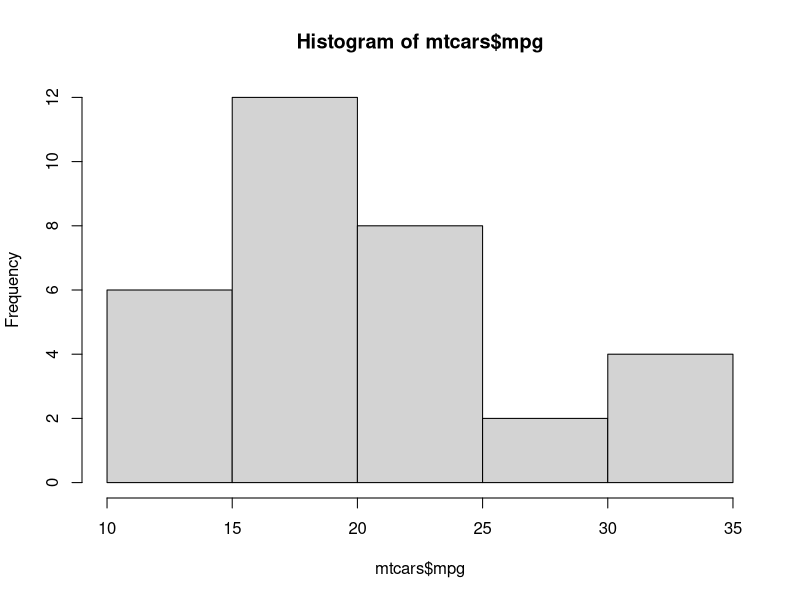
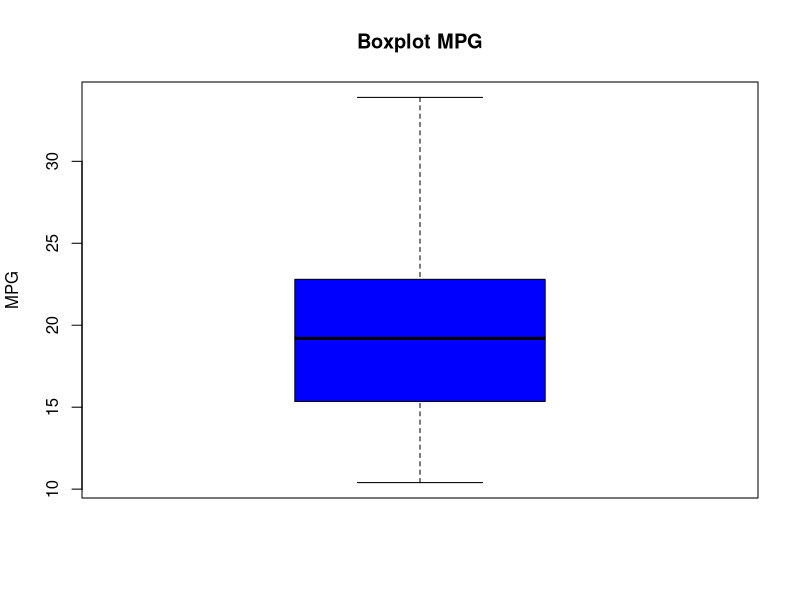
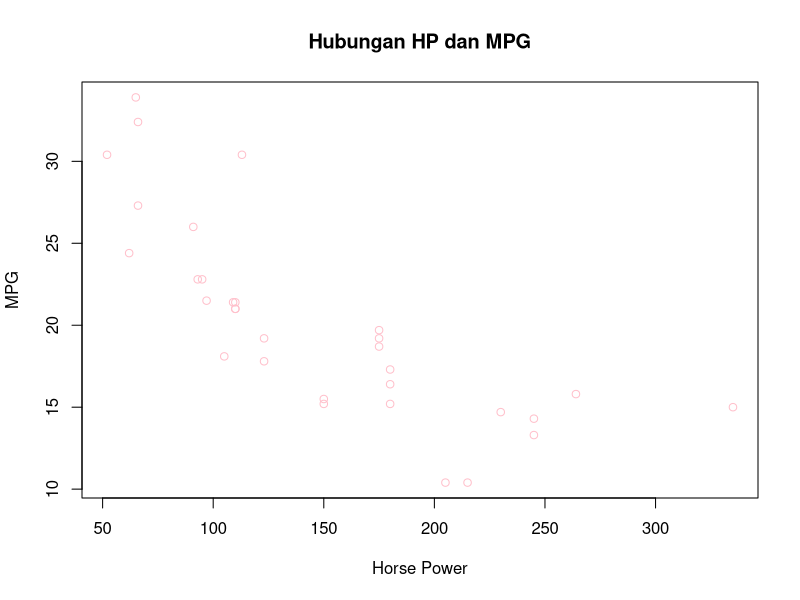

Write the R code that produced these figures, in order.
summary(mtcars)
ratarata<-mean(mtcars$mpg)
n<-length(mtcars)
status <- numeric(n)
for (i in 1:n){
  if (mtcars$mpg[i]>ratarata){
    status[i]<-'tinggi'
  }
  else
    status<-append(status,'rendah')
}

hist(mtcars$mpg)

#kategori mpg
status

#Membuat tabel frekuensi kategori
table(status)

#Boxplot mpg
boxplot(mtcars$mpg,
        main = "Boxplot MPG",
        ylab = "MPG",
        col = "blue")

#Scatter plot mpg dan hp
plot(mtcars$hp, mtcars$mpg,
     main = "Hubungan HP dan MPG",
     xlab = "Horse Power",
     ylab = "MPG",
     col  = "pink")
